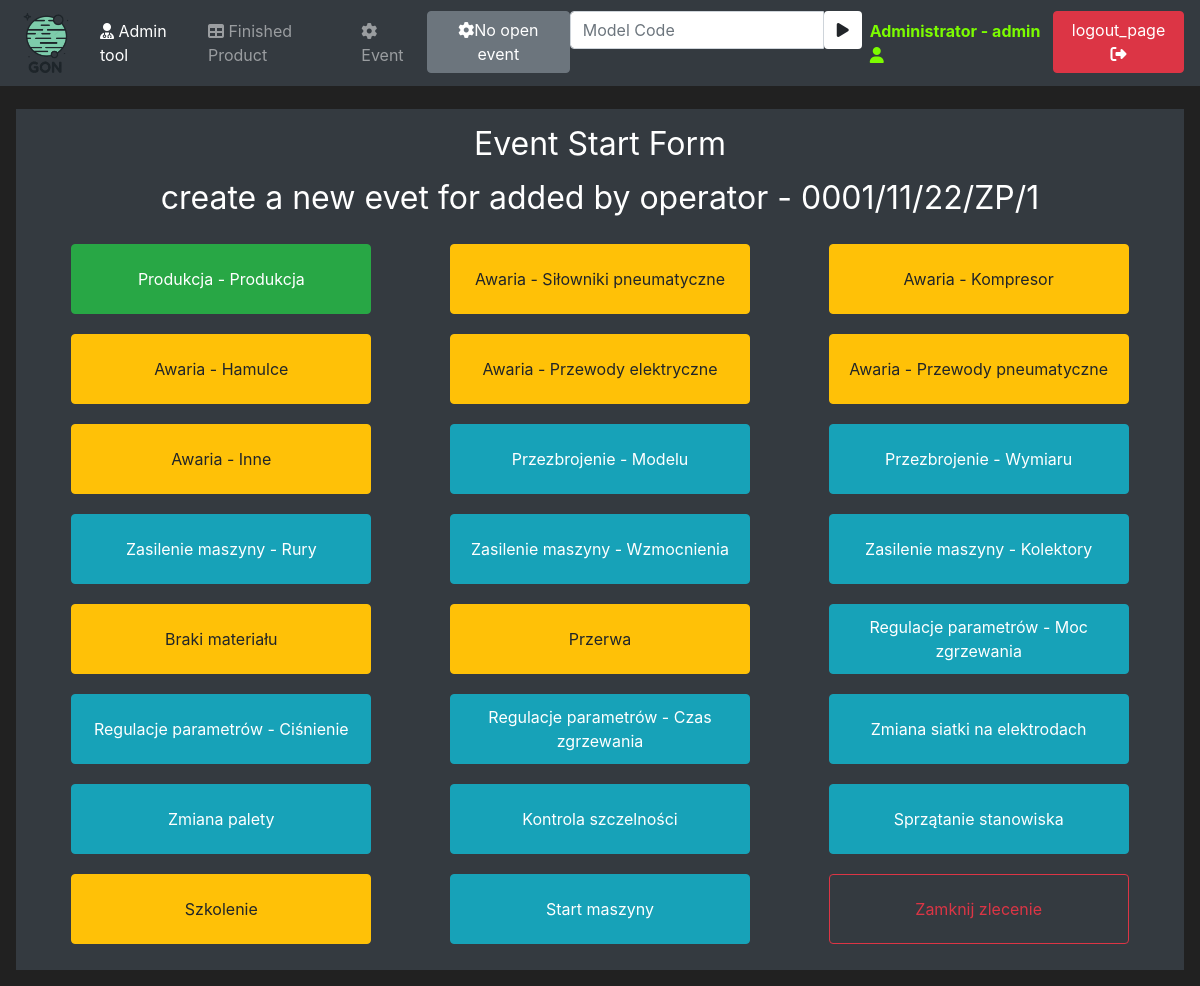
The app's page /eventStartStop (signed in) with its own data.
### mainApp/models/user.py (models this page shows, shortened)
class User(UserMixin, db.Model):
    id = db.Column(db.Integer, primary_key=True, unique=True)
    username = db.Column(db.String(100), unique=True)
    password_hash = db.Column(db.String())
    email_address = db.Column(db.String())
    role = db.Column(db.Integer)

### mainApp/models/product.py (models this page shows, shortened)
class Product(db.Model):
    id = db.Column(db.Integer, primary_key=True)
    modelCode = db.Column(db.String(20), unique=True)
    modelName = db.Column(db.String(20))
    orderStatus = db.Column(db.String(20))
    startDate = db.Column(db.Integer)
    executionDate = db.Column(db.Integer)

### mainApp/models/status.py (models this page shows, shortened)
class Status(db.Model):
    id = db.Column(db.Integer, primary_key=True)
    statusCode = db.Column(db.Integer)
    statusName = db.Column(db.String(20), unique=True)
    production = db.Column(db.String(20))
    displayOrder = db.Column(db.Integer)

### mainApp/events/events.py (the view, shortened to what this page needs)
@ app.route('/eventStartStop', methods=('GET', 'POST'))
@ login_required
def event_start_stop_page():
    eventStartForm = EventStartForm()
    eventCloseForm = EventCloseForm()
    now = datetime.today()
    now = now.timestamp()
    now = int(now)
    print(now)
    openProductList = Product.query.filter(or_(Product.orderStatus == "Open", and_(
        Product.orderStatus == "Auto", Product.startDate <= now, Product.executionDate >= now)))
    statusList = Status.query.filter(Status.displayOrder != 0).order_by(Status.displayOrder.asc())
    openEventList = Event.query.filter(Event.endDate == None)
    openEvents = openEventsCounter()
    return render_template('eventStartForm.html', openProductList=openProductList, statusList=statusList, openEventList=openEventList, eventStartForm=eventStartForm, eventCloseForm=eventCloseForm, openEvents=openEvents)

### mainApp/events/forms.py
class EventStartForm(FlaskForm):
    submit = SubmitField(label="Start Event")

class EventCloseForm(FlaskForm):
    okCounter = IntegerField(label="Ok Counter:", validators=[DataRequired()])
    nokCounter = IntegerField(label="Nok Counter:",
                              validators=[DataRequired()])
    submit = SubmitField(label="Close Event")

### mainApp/events/events.py (called while the page is built)
def openEventsCounter():
    openEventCounter = 0
    activEventsList = Event.query.filter(Event.endDate == None)
    for activEventList in activEventsList:
        openEventCounter += 1
    return openEventCounter

### mainApp/models/user.py (called while the page is built)
@login_manager.user_loader
def load_user(user_id):
    return User.query.get(int(user_id))

### mainApp/templates/eventStartForm.html (shortened to what this page needs)
{% extends 'base.html' %}
{% block content %}
{% set activeTask = namespace(activeTask=false) %}
{% set activeTask = namespace(activeStatus=false) %}
<div class="text-center">
    <div class="container">
        <h1 class="h2 mb-3 font-weight-normal">
            {{ _('Event Start Form')}}
        </h1>
        {% for openProduct in openProductList %}
        <h3 class="h2 mb-3 font-weight-normal">
            {{ _('create a new evet for')}} {{openProduct.modelName}} - {{ openProduct.modelCode}}
        </h3>
        <div class="row">
            {% for status in statusList %}
            {% for openEvent in openEventList %}
            {% if openEvent.idProd == openProduct.id and openEvent.idStatus == status.id%}
            {% set activeTask.activeTask = True %}
            {% endif %}
            {% endfor %}
            {% endfor %}
            {% for status in statusList %}
            {% if status.production == "Prod" and not activeTask.activeTask %}
            <div class="col text-center">
                <button class="btn btn-outline btn-success buttonFull" data-toggle="modal"
                    data-target="#Modal-Start-{{openProduct.id}}-{{status.id}}-{{current_user.id}}">{{
                    status.statusName }}</button>
            </div>
            {% endif %}
            {% if status.production == "Error" and not activeTask.activeTask %}
            <div class="col text-center">
                <button class="btn btn-outline btn-warning buttonFull" data-toggle="modal"
                    data-target="#Modal-Start-{{openProduct.id}}-{{status.id}}-{{current_user.id}}">{{
                    status.statusName }}</button>
            </div>
            {% endif %}
            {% if status.production == "TPZ" and not activeTask.activeTask %}
            <div class="col text-center">
                <button class="btn btn-outline btn-info buttonFull" data-toggle="modal"
                    data-target="#Modal-Start-{{openProduct.id}}-{{status.id}}-{{current_user.id}}">{{
                    status.statusName }}</button>
            </div>
            {% endif %}
            {% if status.production == "Finish" and not activeTask.activeTask %}
            <div class="col text-center">
                <button class="btn btn-outline btn-outline-danger buttonFull" data-toggle="modal"
                    data-target="#Modal-Start-{{openProduct.id}}-{{status.id}}-{{current_user.id}}">{{
                    status.statusName }}</button>
            </div>
            {% endif %}
            {% set activeTask.activeStatus = False %}
            {% endfor %}
        </div>
        {% set activeTask.activeTask = False %}
        {% endfor %}
    </div>
</div>
{% endblock %}

### mainApp/templates/base.html (shortened to what this page needs)
<!doctype html>
<html lang="en">
<head>
   <link rel="stylesheet" href="https://cdn.jsdelivr.net/npm/bootstrap@4.5.3/dist/css/bootstrap.min.css"
>
   <link rel="stylesheet" href="https://cdnjs.cloudflare.com/ajax/libs/font-awesome/4.7.0/css/font-awesome.min.css">
</head>
<body>
   <nav class="navbar navbar-expand-md navbar-dark bg-dark fixed-top">
      <a class="navbar-brand" href="{{url_for('home_page')}}"><img src="/static/LogoBIG.png" alt="..." height="60"
            class="d-inline-block"></a>
      <div class="collapse navbar-collapse" id="navbarNav">
         <ul class="navbar-nav mr-auto">
            {% if current_user.role == "admin"%}
            <li class="dropdown "><a class="nav-link active" data-toggle="dropdown" href="#"><i class='fa fa-user-md'></i> {{ _('Admin tool')}}</a>
             </li>
            {% endif %}
            {% if current_user.is_authenticated %}
            <li class="nav-item">
               <a class="nav-link" href="{{url_for('product_finished_table_page')}}"><i class='fa fa-table'></i> {{ _('Finished Product')}}</a>
            </li>
            <li class="nav-item">
               <a class="nav-link" href="{{url_for('event_start_stop_page')}}"><i class='fa fa-cog'></i> {{ _('Event')}}</a>
            </li>
            {% if openEvents == 0%}
            <li class="nav-item">
               <a class="btn btn-secondary navbar-btn" href="#"><i class='fa fa-cog'></i>{{ _('No open event')}}</a>
            </li>
            {% else %}
            <li class="nav-item">
               <a class="btn btn-danger navbar-btn" href="{{url_for('event_all_stop_page')}}"><i class='fa fa-hand-paper-o'></i><i class='fa fa-cog fa-spin'></i>
                  {{ _('Force STOP')}}: {{openEvents}} {{ _('event')}}</a>
            </li>
            {% endif %}
            <form method="POST" class="navbar-form navbar-left" action="{{url_for('active_product_page')}}">
               <div class="input-group">
                  <input type="text" class="form-control" placeholder="Model Code" name="modelCode" autofocus="autofocus">
                  <div class="input-group-btn">
                     <button class="btn btn-default bg-white" type="submit">
                        <i class="fa fa-play"></i>
                     </button>
                  </div>
               </div>
            </form>
            {% endif %}
         </ul>
         {% if current_user.is_authenticated %}
         <ul class="navbar-nav">
            <li class="nav-item">
               <a class="nav-link" style="color: lawngreen; font-weight: bold" href="#">{{current_user.username}}
                   - {{ current_user.role }} <i class='fa fa-user'></i></a>
            </li>
            <li class="nav-item">
               <a class="btn btn-danger navbar-btn" href="{{url_for('logout_page')}}">{{ _('logout_page')}} <i
                     class='fa fa-sign-out'></i></a>
            </li>
         </ul>
         {% endif %}
      </div>
   </nav>
   <br>
   <div class="position-relative overflow-hidden p-3 p-md-3 m-md-3 text-center bg-dark" style="color:white">
      {% block content %}
      {% endblock %}
   </div>
</body>
</html>

### mainApp/templates/base.html (style rules this page uses)
body { background-color: #212121; color: white }
.buttonFull { width: 300px !important; height: 70px !important; margin: 10px; }

### records on screen
User: username "Administrator", role "admin"
Product: modelName "added by operator", modelCode "0001/11/22/ZP/1"
Status: statusName "Produkcja - Produkcja"
Status: statusName "Awaria - Siłowniki pneumatyczne"
Status: statusName "Awaria - Kompresor"
Status: statusName "Awaria - Hamulce"
Status: statusName "Awaria - Przewody elektryczne"
Status: statusName "Awaria - Przewody pneumatyczne"
Status: statusName "Awaria - Inne"
Status: statusName "Przezbrojenie - Modelu"
Status: statusName "Przezbrojenie - Wymiaru"
Status: statusName "Zasilenie maszyny - Rury"
Status: statusName "Zasilenie maszyny - Wzmocnienia"
Status: statusName "Zasilenie maszyny - Kolektory"
Status: statusName "Braki materiału"
Status: statusName "Przerwa"
Status: statusName "Regulacje parametrów - Moc zgrzewania"
Status: statusName "Regulacje parametrów - Ciśnienie"
Status: statusName "Regulacje parametrów - Czas zgrzewania"
Status: statusName "Zmiana siatki na elektrodach"
Status: statusName "Zmiana palety"
Status: statusName "Kontrola szczelności"
Status: statusName "Sprzątanie stanowiska"
Status: statusName "Szkolenie"
Status: statusName "Start maszyny"
Status: statusName "Zamknij zlecenie"
